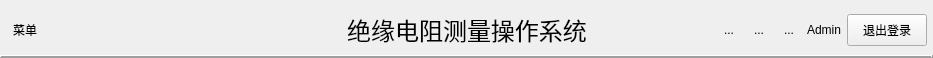
<?xml version="1.0" encoding="UTF-8"?>
<ui version="4.0">
 <class>IR_MenuHeaderWgt</class>
 <widget class="QWidget" name="IR_MenuHeaderWgt">
  <property name="geometry">
   <rect>
    <x>0</x>
    <y>0</y>
    <width>933</width>
    <height>58</height>
   </rect>
  </property>
  <property name="windowTitle">
   <string>Form</string>
  </property>
  <layout class="QVBoxLayout" name="verticalLayout">
   <property name="leftMargin">
    <number>0</number>
   </property>
   <property name="rightMargin">
    <number>0</number>
   </property>
   <property name="bottomMargin">
    <number>0</number>
   </property>
   <item>
    <widget class="QWidget" name="widget" native="true">
     <property name="minimumSize">
      <size>
       <width>0</width>
       <height>0</height>
      </size>
     </property>
     <property name="maximumSize">
      <size>
       <width>16777215</width>
       <height>50</height>
      </size>
     </property>
     <layout class="QHBoxLayout" name="horizontalLayout_4">
      <property name="leftMargin">
       <number>0</number>
      </property>
      <property name="topMargin">
       <number>0</number>
      </property>
      <property name="rightMargin">
       <number>0</number>
      </property>
      <property name="bottomMargin">
       <number>0</number>
      </property>
      <item>
       <layout class="QHBoxLayout" name="horizontalLayout">
        <property name="spacing">
         <number>0</number>
        </property>
        <property name="leftMargin">
         <number>6</number>
        </property>
        <item>
         <widget class="QToolButton" name="toolButton_Menu">
          <property name="text">
           <string>菜单</string>
          </property>
          <property name="icon">
           <iconset>
            <normaloff>:/resource/image/more.png</normaloff>:/resource/image/more.png</iconset>
          </property>
          <property name="iconSize">
           <size>
            <width>32</width>
            <height>32</height>
           </size>
          </property>
          <property name="autoRaise">
           <bool>true</bool>
          </property>
         </widget>
        </item>
        <item>
         <spacer name="horizontalSpacer">
          <property name="orientation">
           <enum>Qt::Horizontal</enum>
          </property>
          <property name="sizeHint" stdset="0">
           <size>
            <width>40</width>
            <height>20</height>
           </size>
          </property>
         </spacer>
        </item>
       </layout>
      </item>
      <item>
       <widget class="QLabel" name="label">
        <property name="font">
         <font>
          <family>Microsoft YaHei</family>
          <pointsize>18</pointsize>
         </font>
        </property>
        <property name="text">
         <string>绝缘电阻测量操作系统</string>
        </property>
        <property name="alignment">
         <set>Qt::AlignCenter</set>
        </property>
       </widget>
      </item>
      <item>
       <layout class="QHBoxLayout" name="horizontalLayout_3">
        <property name="rightMargin">
         <number>6</number>
        </property>
        <item>
         <spacer name="horizontalSpacer_2">
          <property name="orientation">
           <enum>Qt::Horizontal</enum>
          </property>
          <property name="sizeHint" stdset="0">
           <size>
            <width>40</width>
            <height>20</height>
           </size>
          </property>
         </spacer>
        </item>
        <item>
         <widget class="QToolButton" name="toolButton_2">
          <property name="text">
           <string>...</string>
          </property>
          <property name="icon">
           <iconset>
            <normaloff>:/resource/image/blue/help.png</normaloff>:/resource/image/blue/help.png</iconset>
          </property>
          <property name="iconSize">
           <size>
            <width>32</width>
            <height>32</height>
           </size>
          </property>
          <property name="autoRaise">
           <bool>true</bool>
          </property>
         </widget>
        </item>
        <item>
         <widget class="QToolButton" name="toolButton_Setting">
          <property name="text">
           <string>...</string>
          </property>
          <property name="icon">
           <iconset>
            <normaloff>:/resource/image/blue/set.png</normaloff>:/resource/image/blue/set.png</iconset>
          </property>
          <property name="iconSize">
           <size>
            <width>32</width>
            <height>32</height>
           </size>
          </property>
          <property name="autoRaise">
           <bool>true</bool>
          </property>
         </widget>
        </item>
        <item>
         <widget class="QToolButton" name="toolButton_UserIcon">
          <property name="text">
           <string>...</string>
          </property>
          <property name="icon">
           <iconset>
            <normaloff>:/resource/image/admin_user.png</normaloff>:/resource/image/admin_user.png</iconset>
          </property>
          <property name="iconSize">
           <size>
            <width>32</width>
            <height>32</height>
           </size>
          </property>
          <property name="autoRaise">
           <bool>true</bool>
          </property>
         </widget>
        </item>
        <item>
         <widget class="QLabel" name="label_UserName">
          <property name="text">
           <string>Admin</string>
          </property>
         </widget>
        </item>
        <item>
         <widget class="QPushButton" name="pushButton_Logout">
          <property name="minimumSize">
           <size>
            <width>80</width>
            <height>32</height>
           </size>
          </property>
          <property name="maximumSize">
           <size>
            <width>80</width>
            <height>32</height>
           </size>
          </property>
          <property name="text">
           <string>退出登录</string>
          </property>
         </widget>
        </item>
       </layout>
      </item>
     </layout>
    </widget>
   </item>
   <item>
    <widget class="Line" name="line">
     <property name="frameShadow">
      <enum>QFrame::Raised</enum>
     </property>
     <property name="lineWidth">
      <number>2</number>
     </property>
     <property name="orientation">
      <enum>Qt::Horizontal</enum>
     </property>
    </widget>
   </item>
  </layout>
 </widget>
 <resources/>
 <connections/>
</ui>
